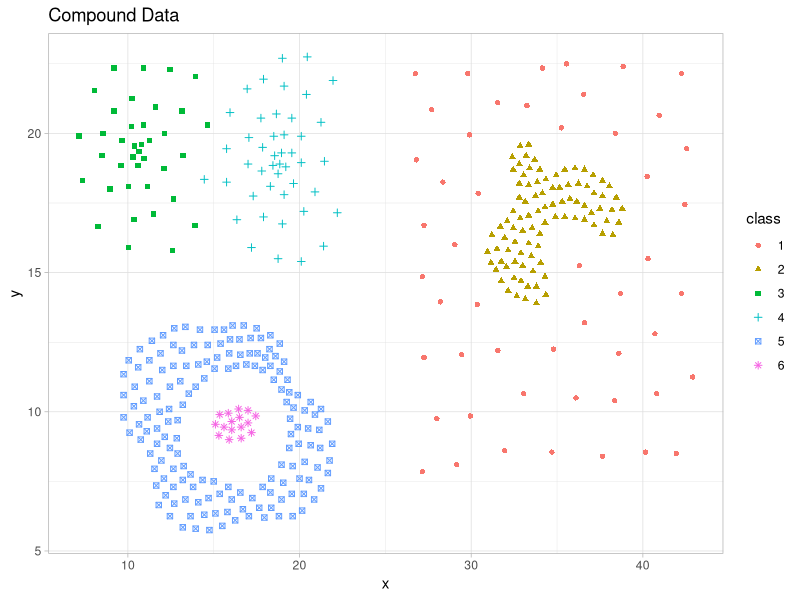
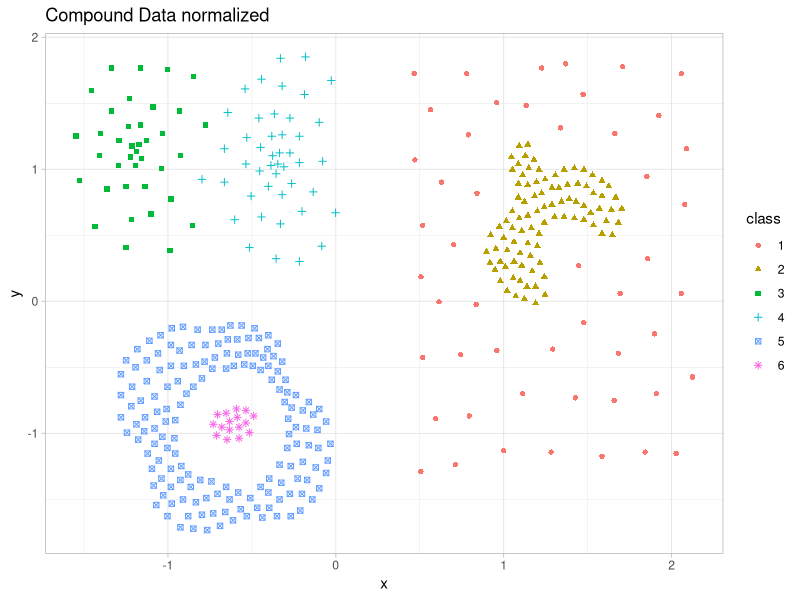

Write the R code that produced these figures, in order.
## ---- chunk 1
# Imports ---------------------------------------
library(tidyverse) # For convenience, plots, tables and probably some other stuff.
## ---- chunk 2
# Data load
compound.df <- read.csv("Compound.txt", sep = "\t", header = F)
# Adding lables
names(compound.df) <- c("x", "y", "class")

compound.df$class <- factor(compound.df$class)
## ---- chunk 3
ggplot(compound.df, aes(x, y, shape = class, color = class)) +
  geom_point() +
  labs(title = "Compound Data") +
  theme_light()
## ---- chunk 4
norm.compound <- scale(compound.df[1:2]) %>% 
  data.frame()
norm.compound$class <- compound.df$class
td <- norm.compound[1:2] # Test data - the data we test on

ggplot(norm.compound, aes(x, y, shape = class, color = class)) +
  geom_point() +
  labs(title = "Compound Data normalized") +
  theme_light()
## ---- chunk 5

## ---- chunk 6
